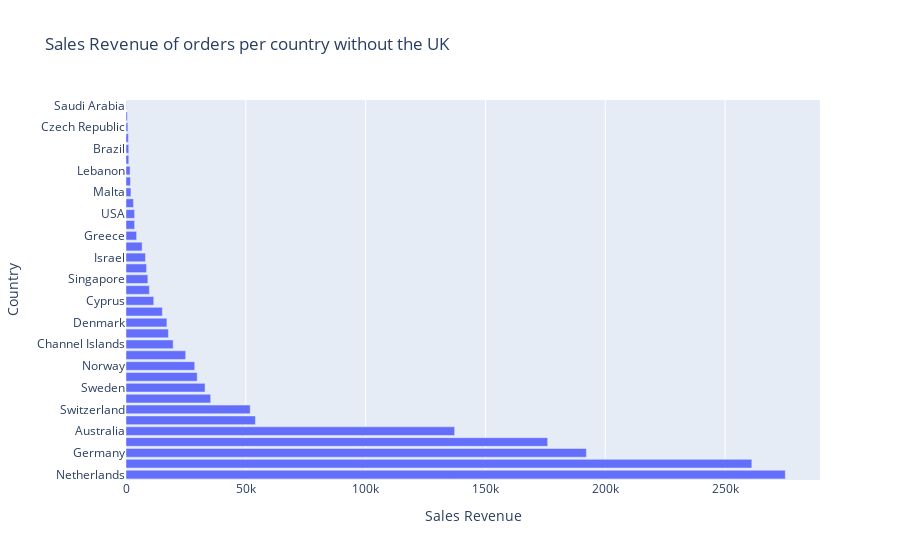

The notebook cell this image was saved under:
### Code cell
temp_df = group_Quantity_and_SalesRevenue(df,'Country')

fig = px.bar(temp_df[temp_df['Country'] != "United Kingdom"], x= "Sales Revenue", y='Country', title= "Sales Revenue of orders per country without the UK")
pio.show(fig, height=700, width=1000)

### Figure 1 — Plotly figure (JSON) as saved in the notebook; plotly's stock layout.template omitted (floating-point values rounded to 4 significant figures)
{"data": [{"alignmentgroup": "True", "hovertemplate": "Sales Revenue=%{x}<br>Country=%{y}<extra></extra>", "legendgroup": "", "marker": {"color": "#636efa", "pattern": {"shape": ""}}, "name": "", "offsetgroup": "", "orientation": "h", "showlegend": false, "textposition": "auto", "type": "bar", "x": [275100.0, 261200.0, 192100.0, 176000.0, 137100.0, 54000.0, 51840.0, 35330.0, 32990.0, 29710.0, 28670.0, 24900.0, 19680.0, 17690.0, 17070.0, 15170.0, 11580.0, 9744.0, 9120.0, 8585.0, 8129.0, 6726.0, 4426.0, 3598.0, 3580.0, 3115.0, 2071.0, 1865.0, 1694.0, 1159.0, 1144.0, 1002.0, 786.7, 548.4, 145.9], "xaxis": "x", "y": ["Netherlands", "EIRE", "Germany", "France", "Australia", "Spain", "Switzerland", "Belgium", "Sweden", "Japan", "Norway", "Portugal", "Channel Islands", "Finland", "Denmark", "Italy", "Cyprus", "Hong Kong", "Singapore", "Austria", "Israel", "Poland", "Greece", "Iceland", "USA", "Canada", "Malta", "United Arab Emirates", "Lebanon", "European Community", "Brazil", "RSA", "Czech Republic", "Bahrain", "Saudi Arabia"], "yaxis": "y"}], "layout": {"barmode": "relative", "legend": {"tracegroupgap": 0}, "title": {"text": "Sales Revenue of orders per country without the UK"}, "xaxis": {"anchor": "y", "domain": [0, 1], "title": {"text": "Sales Revenue"}}, "yaxis": {"anchor": "x", "domain": [0, 1], "title": {"text": "Country"}}}}
